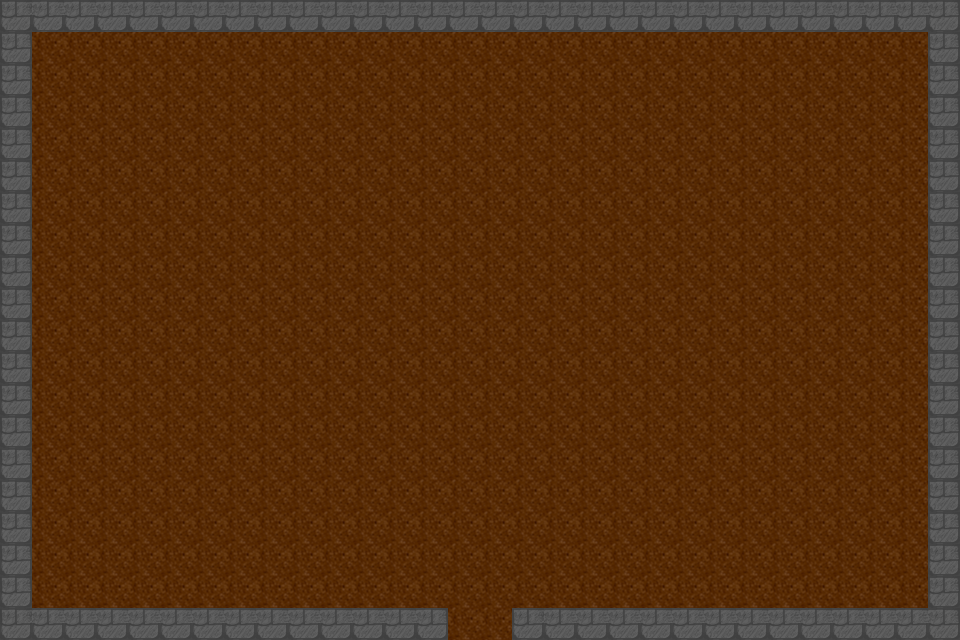

A 2D game scene composited from a Tiled map and its tileset images. What follows is a short description and the map's XML, with every tile layer's data as written:
An orthogonal 30x20 tile map with 32x32 px tiles, 1 tile layer (Tile layer 1), 2 tilesets and 15 objects.

<map version="1.10" tiledversion="1.11.2" orientation="orthogonal" renderorder="right-down" width="30" height="20" tilewidth="32" tileheight="32" infinite="0" nextlayerid="3" nextobjectid="1">
    <tileset firstgid="1" name="Town Tileset" tilewidth="32" tileheight="32" tilecount="64" columns="8">
        <image source="../tiles/World H Tileset.png" trans="ff00ff" width="256" height="256" />
        <tile id="4">
            <objectgroup draworder="index" id="2">
                <object id="1" x="0" y="0" width="32" height="32" />
            </objectgroup>
        </tile>
        <tile id="5">
            <objectgroup draworder="index" id="2">
                <object id="1" x="0" y="0" width="32" height="32" />
            </objectgroup>
        </tile>
        <tile id="6">
            <objectgroup draworder="index" id="2">
                <object id="1" x="0" y="0" width="32" height="32" />
            </objectgroup>
        </tile>
        <tile id="7">
            <objectgroup draworder="index" id="2">
                <object id="1" x="0" y="0" width="32" height="32" />
            </objectgroup>
        </tile>
        <tile id="8">
            <objectgroup draworder="index" id="2">
                <object id="1" x="0" y="0" width="32" height="32" />
            </objectgroup>
        </tile>
        <tile id="10">
            <objectgroup draworder="index" id="2">
                <object id="1" x="0" y="32" width="32" height="0" />
            </objectgroup>
        </tile>
        <tile id="11">
            <objectgroup draworder="index" id="2">
                <object id="1" x="0" y="32" width="32" height="0" />
                <object id="2" x="32" y="0" width="0" height="32" />
            </objectgroup>
        </tile>
        <tile id="12">
            <objectgroup draworder="index" id="2">
                <object id="1" x="32" y="0" width="0" height="32" />
            </objectgroup>
        </tile>
        <tile id="13">
            <objectgroup draworder="index" id="2">
                <object id="1" x="0" y="32" width="32" height="0" />
                <object id="2" x="0" y="32" width="32" height="0" />
                <object id="3" x="0" y="0" width="0" height="32" />
            </objectgroup>
        </tile>
        <tile id="14">
            <objectgroup draworder="index" id="2">
                <object id="1" x="0" y="0" width="0" height="32" />
            </objectgroup>
        </tile>
        <tile id="16">
            <objectgroup draworder="index" id="2">
                <object id="1" x="0" y="0" width="32" height="32" />
            </objectgroup>
        </tile>
        <tile id="24">
            <objectgroup draworder="index" id="2">
                <object id="1" x="0" y="0" width="32" height="32" />
            </objectgroup>
        </tile>
    </tileset>
    <tileset firstgid="65" name="Dungeon Crawler Tileset" tilewidth="32" tileheight="32" tilecount="100" columns="10">
        <image source="../tiles/Dungeon_Tile.png" trans="" width="320" height="320" />
    </tileset>
    <layer id="1" name="Tile layer 1" width="30" height="20">
        <data encoding="csv">
9,6,6,6,6,6,6,6,6,6,6,6,6,6,6,6,6,6,6,6,6,6,6,6,6,6,6,6,6,7,
8,1,1,1,1,1,1,1,1,1,1,1,1,1,1,1,1,1,1,1,1,1,1,1,1,1,1,1,1,8,
8,1,1,1,1,1,1,1,1,1,1,1,1,1,1,1,1,1,1,1,1,1,1,1,1,1,1,1,1,8,
8,1,1,1,1,1,1,1,1,1,1,1,1,1,1,1,1,1,1,1,1,1,1,1,1,1,1,1,1,8,
8,1,1,1,1,1,1,1,1,1,1,1,1,1,1,1,1,1,1,1,1,1,1,1,1,1,1,1,1,8,
8,1,1,1,1,1,1,1,1,1,1,1,1,1,1,1,1,1,1,1,1,1,1,1,1,1,1,1,1,8,
8,1,1,1,1,1,1,1,1,1,1,1,1,1,1,1,1,1,1,1,1,1,1,1,1,1,1,1,1,8,
8,1,1,1,1,1,1,1,1,1,1,1,1,1,1,1,1,1,1,1,1,1,1,1,1,1,1,1,1,8,
8,1,1,1,1,1,1,1,1,1,1,1,1,1,1,1,1,1,1,1,1,1,1,1,1,1,1,1,1,8,
8,1,1,1,1,1,1,1,1,1,1,1,1,1,1,1,1,1,1,1,1,1,1,1,1,1,1,1,1,8,
8,1,1,1,1,1,1,1,1,1,1,1,1,1,1,1,1,1,1,1,1,1,1,1,1,1,1,1,1,8,
8,1,1,1,1,1,1,1,1,1,1,1,1,1,1,1,1,1,1,1,1,1,1,1,1,1,1,1,1,8,
8,1,1,1,1,1,1,1,1,1,1,1,1,1,1,1,1,1,1,1,1,1,1,1,1,1,1,1,1,8,
8,1,1,1,1,1,1,1,1,1,1,1,1,1,1,1,1,1,1,1,1,1,1,1,1,1,1,1,1,8,
8,1,1,1,1,1,1,1,1,1,1,1,1,1,1,1,1,1,1,1,1,1,1,1,1,1,1,1,1,8,
8,1,1,1,1,1,1,1,1,1,1,1,1,1,1,1,1,1,1,1,1,1,1,1,1,1,1,1,1,8,
8,1,1,1,1,1,1,1,1,1,1,1,1,1,1,1,1,1,1,1,1,1,1,1,1,1,1,1,1,8,
8,1,1,1,1,1,1,1,1,1,1,1,1,1,1,1,1,1,1,1,1,1,1,1,1,1,1,1,1,8,
8,1,1,1,1,1,1,1,1,1,1,1,1,1,1,1,1,1,1,1,1,1,1,1,1,1,1,1,1,8,
9,6,6,6,6,6,6,6,6,6,6,6,6,7,1,1,9,6,6,6,6,6,6,6,6,6,6,6,6,7
        </data>
    </layer>
</map>
